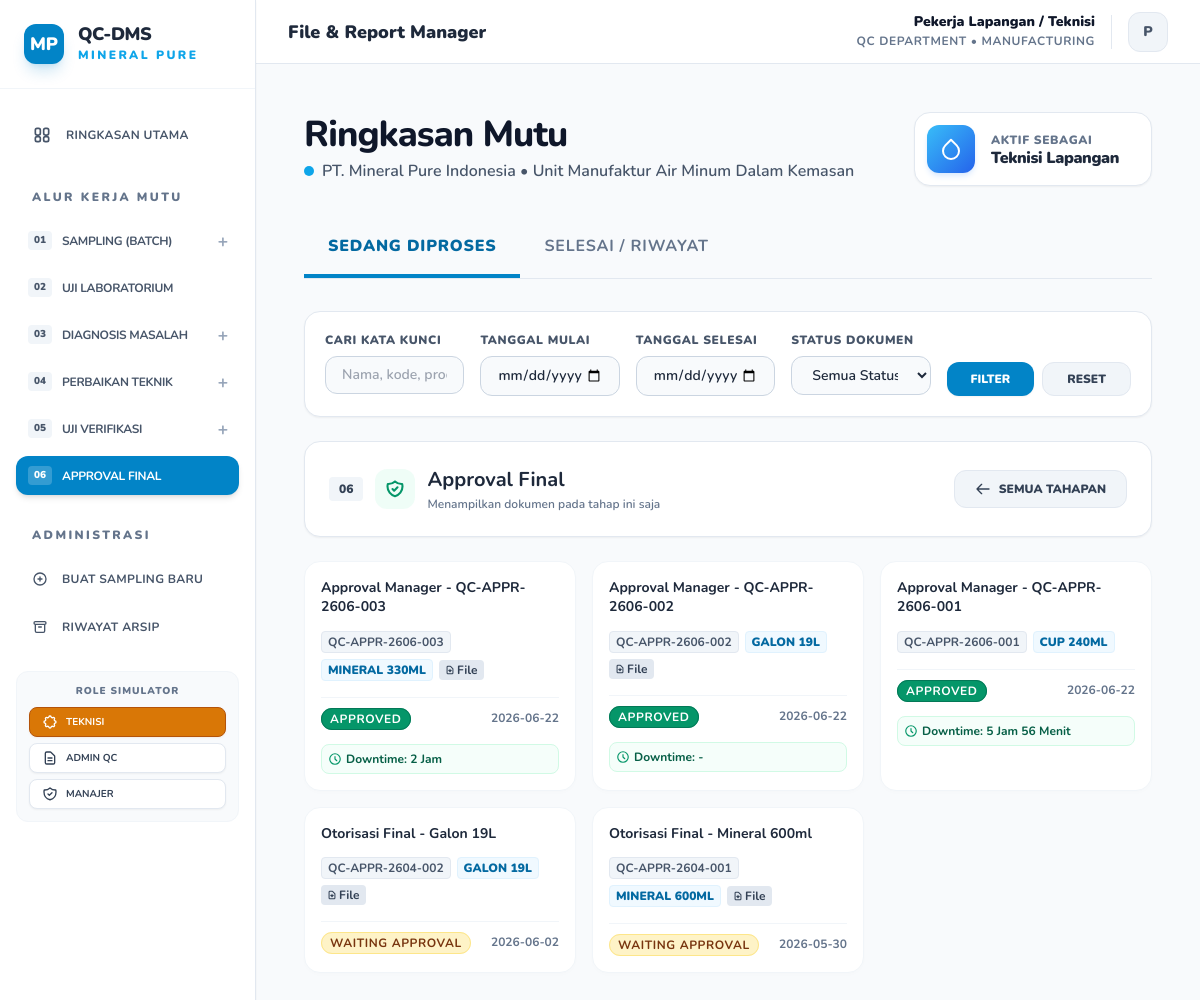
The app's page /index.php?filter=step6 with its own data.
### tables this page shows
CREATE TABLE documents (
        id INTEGER PRIMARY KEY AUTOINCREMENT,
        no_dokumen TEXT UNIQUE,
        nama_dokumen TEXT,
        produk TEXT,
        jenis TEXT,
        tanggal TEXT,
        inspector TEXT,
        machine_id TEXT,
        admin_entry_name TEXT,
        status TEXT,
        status_mutu TEXT DEFAULT 'Passed',
        approval_status TEXT DEFAULT 'Waiting Approval',
        approved_by TEXT,
        link TEXT,
        deskripsi TEXT,
        folder_path TEXT,
        parent_doc_id INTEGER,
        ph TEXT,
        tds TEXT,
        kekeruhan TEXT,
        created_at DATETIME,
        approved_at DATETIME,
        archived_at DATETIME
    , file_path TEXT, external_link TEXT);

### db.php (called while the page is built, shortened)
<?php
function formatLeadTime($created, $approved) {
    $t1 = strtotime($created);
    $t2 = strtotime($approved);
    $diff = $t2 - $t1;
    $days = floor($diff / 86400);
    $hours = floor(($diff % 86400) / 3600);
    $minutes = floor(($diff % 3600) / 60);
    $result = [];
    if ($hours > 0) {
        $result[] = $hours . " Jam";
    }
    if ($minutes > 0 || empty($result)) {
        $result[] = $minutes . " Menit";
    }
    return implode(" ", $result);
}
function getRepairDowntime($doc, $pdo) {
    $current = $doc;
    $approved_time = $doc['approved_at'] ?? null;
    for ($i = 0; $i < 10; $i++) {
        if (empty($current['parent_doc_id'])) {
            break;
        }
        $stmt = $pdo->prepare("SELECT * FROM documents WHERE id = ?");
        $stmt->execute([$current['parent_doc_id']]);
        $parent = $stmt->fetch(PDO::FETCH_ASSOC);
        if ($parent['jenis'] == 'Diagnosis_Mesin') {
            $created_time = $parent['created_at'];
            if (!empty($created_time) && !empty($approved_time)) {
                return formatLeadTime($created_time, $approved_time);
            }
        }
        $current = $parent;
    }
    return '-';
}
?>

### index.php (the view, shortened to what this page needs)
<?php
require 'db.php';
$filter = $_GET['filter'] ?? null;
$search = $_GET['search'] ?? null;
$status_filter = $_GET['status_filter'] ?? null;
$start_date = $_GET['start_date'] ?? null;
$end_date = $_GET['end_date'] ?? null;
$query = "SELECT * FROM documents WHERE 1=1";
$params = [];
if ($status_filter === 'Approved') {
    $query .= " AND (approval_status = 'Approved' OR status = 'Archived')";
} elseif ($status_filter === 'Pending') {
    $query .= " AND (status = 'Pending' OR approval_status = 'Waiting Approval')";
} elseif ($status_filter === 'Hold') {
    $query .= " AND (status = 'Hold' OR approval_status = 'Hold')";
} else {
    if ($filter == 'step6') {
        $query .= " AND status NOT IN ('Rejected')";
    } else {
        $query .= " AND status NOT IN ('Archived', 'Rejected')";
    }
}
if ($filter == 'waiting') {
    $query .= " AND approval_status = 'Waiting Approval'";
} elseif ($filter == 'step1') {
    $query .= " AND jenis = 'Catatan_Batch'";
} elseif ($filter == 'step2') {
    $query .= " AND jenis = 'Uji_Lab'";
} elseif ($filter == 'step3') {
    $query .= " AND jenis = 'Diagnosis_Mesin'";
} elseif ($filter == 'step4') {
    $query .= " AND jenis = 'Laporan_Perbaikan'";
} elseif ($filter == 'step5') {
    $query .= " AND jenis = 'Uji_Ulang'";
} elseif ($filter == 'step6') {
    $query .= " AND jenis = 'Approval_Manager'";
}
$query .= " ORDER BY tanggal DESC, id DESC";
$stmt = $pdo->prepare($query);
$stmt->execute($params);
$files = $stmt->fetchAll(PDO::FETCH_ASSOC);
$jenis_to_step = [
    'Catatan_Batch' => 'step1',
    'Uji_Lab' => 'step2',
    'Diagnosis_Mesin' => 'step3',
    'Laporan_Perbaikan' => 'step4',
    'Uji_Ulang' => 'step5',
    'Approval_Manager' => 'step6'
];
$pipeline_data = [
    'step1' => [],
    'step2' => [],
    'step3' => [],
    'step4' => [],
    'step5' => [],
    'step6' => []
];
foreach ($files as $file) {
    $s_key = $jenis_to_step[$file['jenis']] ?? null;
    if ($s_key) {
        $pipeline_data[$s_key][] = $file;
    }
}
$theme_classes = [
    'sky' => [
        'header' => 'bg-sky-50/80 border-sky-100 text-sky-900',
        'icon' => 'text-sky-600',
        'border' => 'border-sky-200',
        'badge' => 'bg-sky-100 text-sky-800'
    ],
    'blue' => [
        'header' => 'bg-blue-50/80 border-blue-100 text-blue-900',
        'icon' => 'text-blue-600',
        'border' => 'border-blue-200',
        'badge' => 'bg-blue-100 text-blue-800'
    ],
    'slate' => [
        'header' => 'bg-slate-100/80 border-slate-200 text-slate-900',
        'icon' => 'text-slate-600',
        'border' => 'border-slate-300',
        'badge' => 'bg-slate-200 text-slate-850'
    ],
    'cyan' => [
        'header' => 'bg-cyan-50/80 border-cyan-100 text-cyan-900',
        'icon' => 'text-cyan-600',
        'border' => 'border-cyan-200',
        'badge' => 'bg-cyan-100 text-cyan-800'
    ],
    'teal' => [
        'header' => 'bg-teal-50/80 border-teal-100 text-teal-900',
        'icon' => 'text-teal-600',
        'border' => 'border-teal-200',
        'badge' => 'bg-teal-100 text-teal-800'
    ],
    'emerald' => [
        'header' => 'bg-emerald-50/80 border-emerald-100 text-emerald-900',
        'icon' => 'text-emerald-600',
        'border' => 'border-emerald-200',
        'badge' => 'bg-emerald-100 text-emerald-800'
    ]
];
?>
<!DOCTYPE html>
<html lang="id">
<head>
    <script src="https://cdn.tailwindcss.com"></script>
</head>
<body class="antialiased">
    <?php include 'sidebar.php'; ?>
    <div class="p-4 max-w-7xl mx-auto">
        <div class="mb-8 flex flex-col md:flex-row justify-between items-start md:items-center gap-6">
            <div>
                <h1 class="text-3xl md:text-4xl font-extrabold tracking-tight text-slate-900">Ringkasan Mutu</h1>
                <p class="text-slate-600 font-semibold mt-1 flex items-center gap-2">
                    <span class="w-2.5 h-2.5 bg-sky-500 rounded-full animate-pulse"></span>
                    PT. Mineral Pure Indonesia &bull; Unit Manufaktur Air Minum Dalam Kemasan
                </p>
            </div>
            <div class="flex items-center gap-4 bg-white p-3 pr-8 rounded-2xl border border-slate-200 shadow-sm">
                <div class="w-12 h-12 bg-gradient-to-br from-sky-400 to-blue-600 rounded-xl flex items-center justify-center text-white shadow-md shadow-blue-100">
                    <svg class="w-6 h-6 text-white" fill="none" stroke="currentColor" viewBox="0 0 24 24" xmlns="http://www.w3.org/2000/svg">
                        <path stroke-linecap="round" stroke-linejoin="round" stroke-width="2" d="M12 2.69l5.66 5.66a8 8 0 11-11.31 0z"></path>
                    </svg>
                </div>
                <div>
                    <p class="text-xs font-black uppercase tracking-wider text-slate-500 mb-0.5">Aktif Sebagai</p>
                    <p class="text-base font-black text-slate-800 tracking-tight leading-none">
                        <?php
                            if($_SESSION['role'] == 'Pekerja_Lapangan') echo "Teknisi Lapangan";
                            elseif($_SESSION['role'] == 'Admin_Entry') echo "Admin QC / Lab";
                            else echo "Manajer Produksi";
                        ?>
                    </p>
                </div>
            </div>
        </div>
        <div class="mb-8 flex border-b border-slate-200">
            <a href="index.php" class="px-6 py-4 font-black text-sm md:text-base uppercase tracking-wider border-b-4 border-sky-600 text-sky-700">Sedang Diproses</a>
            <a href="archive.php" class="px-6 py-4 font-bold text-sm md:text-base uppercase tracking-wider border-b-4 border-transparent text-slate-500 hover:text-slate-700 hover:border-slate-300 transition-colors">Selesai / Riwayat</a>
        </div>
        <form action="index.php" method="GET" class="bg-white p-5 rounded-2xl border border-slate-200 shadow-sm mb-6 flex flex-col md:flex-row gap-4 items-end">
            <div class="flex-grow grid grid-cols-1 sm:grid-cols-4 gap-4 w-full">
                <div>
                    <label class="block text-xs font-black text-slate-600 uppercase tracking-wider mb-2">Cari Kata Kunci</label>
                    <input type="text" name="search" value="<?= htmlspecialchars($search ?? '') ?>" placeholder="Nama, kode, produk..." class="w-full px-4 py-2 bg-slate-50 border border-slate-300 rounded-xl text-sm font-semibold focus:border-sky-500 focus:bg-white outline-none transition-all">
                </div>
                <div>
                    <label class="block text-xs font-black text-slate-600 uppercase tracking-wider mb-2">Tanggal Mulai</label>
                    <input type="date" name="start_date" value="<?= htmlspecialchars($start_date ?? '') ?>" class="w-full px-4 py-2 bg-slate-50 border border-slate-300 rounded-xl text-sm font-semibold focus:border-sky-500 focus:bg-white outline-none transition-all">
                </div>
                <div>
                    <label class="block text-xs font-black text-slate-600 uppercase tracking-wider mb-2">Tanggal Selesai</label>
                    <input type="date" name="end_date" value="<?= htmlspecialchars($end_date ?? '') ?>" class="w-full px-4 py-2 bg-slate-50 border border-slate-300 rounded-xl text-sm font-semibold focus:border-sky-500 focus:bg-white outline-none transition-all">
                </div>
                <div>
                    <label class="block text-xs font-black text-slate-600 uppercase tracking-wider mb-2">Status Dokumen</label>
                    <select name="status_filter" class="w-full px-4 py-2 bg-slate-50 border border-slate-300 rounded-xl text-sm font-semibold focus:border-sky-500 focus:bg-white outline-none transition-all">
                        <option value="">Semua Status</option>
                    </select>
                </div>
            </div>
            <div class="flex gap-2 w-full md:w-auto">
                <button type="submit" class="w-full md:w-auto px-6 py-2 bg-sky-600 hover:bg-sky-700 text-white text-xs font-black uppercase rounded-xl transition-all shadow-sm">Filter</button>
                <a href="index.php" class="w-full md:w-auto px-6 py-2 text-center bg-slate-100 hover:bg-slate-200 text-slate-700 text-xs font-black uppercase rounded-xl transition-all border border-slate-200">Reset</a>
            </div>
        </form>
        <?php if ($filter && $filter !== 'waiting'):
            $step_info = $steps_config[$filter] ?? null;
            $step_files = $pipeline_data[$filter] ?? [];
            $theme = $theme_classes[$step_info['color']] ?? $theme_classes['sky'];
        ?>
            <div class="mb-6 bg-white p-6 rounded-2xl border border-slate-200 shadow-sm flex flex-col sm:flex-row justify-between items-start sm:items-center gap-4">
                <div class="flex items-center gap-3">
                    <span class="text-xs font-black px-2.5 py-1 rounded bg-slate-100 text-slate-700"><?= $step_info['num'] ?></span>
                    <div class="w-10 h-10 rounded-xl flex items-center justify-center <?= $theme['header'] ?>">
                        <svg class="w-5 h-5 <?= $theme['icon'] ?>" fill="none" stroke="currentColor" viewBox="0 0 24 24" xmlns="http://www.w3.org/2000/svg">
                            <?= $step_info['svg'] ?>
                        </svg>
                    </div>
                    <div>
                        <h2 class="text-xl font-bold text-slate-800"><?= $step_info['title'] ?></h2>
                        <p class="text-xs text-slate-500 font-semibold mt-0.5">Menampilkan dokumen pada tahap ini saja</p>
                    </div>
                </div>
                <div class="flex items-center gap-2">
                    <a href="index.php" class="px-5 py-2.5 bg-slate-100 hover:bg-slate-200 text-slate-700 text-xs font-black uppercase rounded-xl border border-slate-200 transition-colors flex items-center gap-2">
                        <svg class="w-4 h-4" fill="none" stroke="currentColor" viewBox="0 0 24 24" xmlns="http://www.w3.org/2000/svg"><path stroke-linecap="round" stroke-linejoin="round" stroke-width="2" d="M10 19l-7-7m0 0l7-7m-7 7h18"></path></svg>
                        Semua Tahapan
                    </a>
                </div>
            </div>
            <div class="grid grid-cols-1 md:grid-cols-2 lg:grid-cols-3 gap-4 mb-16">
                <?php if (empty($step_files)): ?>
                    <div class="col-span-full py-16 text-center bg-white rounded-2xl border border-slate-200 p-8">
                        <svg class="w-12 h-12 text-slate-300 mx-auto mb-3" fill="none" stroke="currentColor" viewBox="0 0 24 24" xmlns="http://www.w3.org/2000/svg">
                            <path stroke-linecap="round" stroke-linejoin="round" stroke-width="2" d="M9 12h6m-6 4h6m2 5H7a2 2 0 01-2-2V5a2 2 0 012-2h5.586a1 1 0 01.707.293l5.414 5.414a1 1 0 01.293.707V19a2 2 0 01-2 2z"></path>
                        </svg>
                        <p class="text-sm font-black text-slate-400 uppercase tracking-wider">Tidak ada dokumen di tahap ini</p>
                    </div>
                <?php else: ?>
                    <?php foreach ($step_files as $file): ?>
                        <?= renderDocumentCard($file, $pdo) ?>
                    <?php endforeach; ?>
                <?php endif; ?>
            </div>
        <?php endif; ?>
    </main>
    </div>
    </div>
</body>
</html>
<?php
function renderDocumentCard($file, $pdo) {
    ?>
    <a href="view.php?id=<?= $file['id'] ?>" class="doc-card">
        <p class="font-bold text-slate-800 text-sm leading-snug hover:text-sky-600 transition-colors">
            <?= htmlspecialchars($file['nama_dokumen']) ?>
        </p>
        <div class="flex flex-wrap items-center gap-1.5 mt-1.5">
            <span class="text-xs font-mono font-bold text-slate-600 bg-slate-100 px-1.5 py-0.5 rounded border border-slate-200">
                <?= htmlspecialchars($file['no_dokumen']) ?>
            </span>
            <span class="text-xs font-black text-sky-700 bg-sky-50 px-1.5 py-0.5 rounded uppercase border border-sky-100">
                <?= str_replace('_', ' ', $file['produk']) ?>
            </span>
            <?php if (!empty($file['file_path'])): ?>
                <span class="text-xs font-bold bg-slate-200 text-slate-700 px-1.5 py-0.5 rounded flex items-center gap-0.5">
                    File
                </span>
            <?php endif; ?>
        </div>
        <div class="flex items-center justify-between gap-2 mt-2 pt-2 border-t border-slate-100">
            <div>
                <?php
                if ($file['jenis'] == 'Diagnosis_Mesin' || $file['jenis'] == 'Approval_Manager') {
                    $status_app = $file['approval_status'] ?? 'Waiting Approval';
                    if ($status_app == 'Approved') {
                        $bg_class = 'bg-emerald-600 text-white border-emerald-700';
                    } elseif ($status_app == 'Rejected') {
                        $bg_class = 'bg-rose-600 text-white border-rose-700';
                    } elseif ($status_app == 'Hold') {
                        $bg_class = 'bg-amber-500 text-white border-amber-600';
                    } else {
                        $bg_class = 'bg-amber-100 text-amber-900 border-amber-200';
                    }
                    echo "<span class='px-2 py-0.5 border rounded-full text-xs font-bold uppercase tracking-wider $bg_class'>$status_app</span>";
                    $badge_shown = true;
                }
                ?>
            </div>
            <span class="text-xs font-bold text-slate-500">
                <?= htmlspecialchars($file['tanggal']) ?>
            </span>
        </div>
        <?php if ($file['jenis'] == 'Approval_Manager' && !empty($file['approved_at'])): ?>
            <div class="mt-1.5 p-1.5 bg-emerald-50/50 rounded-lg text-xs font-bold text-emerald-800 border border-emerald-100 flex items-center gap-1">
                <svg class="w-3.5 h-3.5 text-emerald-600 flex-shrink-0" fill="none" stroke="currentColor" viewBox="0 0 24 24" xmlns="http://www.w3.org/2000/svg">
                    <path stroke-linecap="round" stroke-linejoin="round" stroke-width="2" d="M12 8v4l3 3m6-3a9 9 0 11-18 0 9 9 0 0118 0z"></path>
                </svg>
                <span>Downtime: <?= getRepairDowntime($file, $pdo) ?></span>
            </div>
        <?php endif; ?>
    </a>
    <?php
    return ob_get_clean();
}
?>

### records on screen
documents: nama_dokumen "Approval Manager - QC-APPR-2606-003", no_dokumen "QC-APPR-2606-003", produk "MINERAL 330ML", shows "File", approval_status "APPROVED", tanggal "2026-06-22", pdo "2 Jam"
documents: nama_dokumen "Approval Manager - QC-APPR-2606-002", no_dokumen "QC-APPR-2606-002", produk "GALON 19L", shows "File", approval_status "APPROVED", tanggal "2026-06-22", pdo "-"
documents: nama_dokumen "Approval Manager - QC-APPR-2606-001", no_dokumen "QC-APPR-2606-001", produk "CUP 240ML", approval_status "APPROVED", tanggal "2026-06-22", pdo "5 Jam 56 Menit"
documents: nama_dokumen "Otorisasi Final - Galon 19L", no_dokumen "QC-APPR-2604-002", produk "GALON 19L", shows "File", approval_status "WAITING APPROVAL", tanggal "2026-06-02"
documents: nama_dokumen "Otorisasi Final - Mineral 600ml", no_dokumen "QC-APPR-2604-001", produk "MINERAL 600ML", shows "File", approval_status "WAITING APPROVAL", tanggal "2026-05-30"

### other values on screen
$val['num'] "01"
$val['title'] "SAMPLING (BATCH)"
$val['num'] "02"
$val['title'] "UJI LABORATORIUM"
$val['num'] "03"
$val['title'] "DIAGNOSIS MASALAH"
$val['num'] "04"
$val['title'] "PERBAIKAN TEKNIK"
$val['num'] "05"
$val['title'] "UJI VERIFIKASI"
$val['num'] "06"
$val['title'] "APPROVAL FINAL"
$role_name "Pekerja Lapangan / Teknisi"
substr($role_name, 0, 1) "P"
$step_info['num'] "06"
